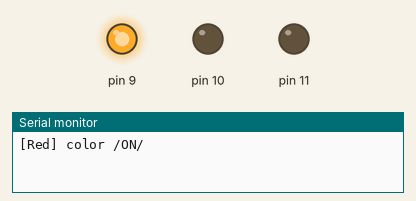
Simulated run of this sketch. Board: Arduino Uno, built with avr-gcc and run on an emulated ATmega328P. Shown: output pins drawn as LEDs (lit = HIGH), the last lines printed to the serial monitor.

Above: at 1.0 s.
At 5.0 s:
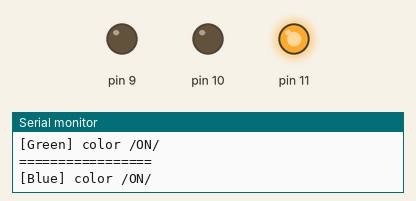
At 7.0 s:
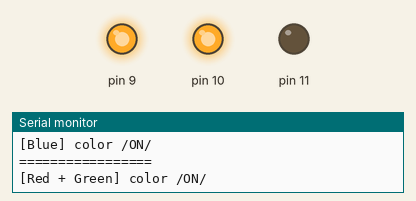
At 9.0 s:
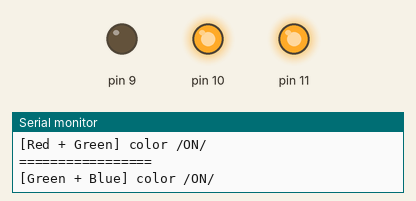
At 13.0 s:
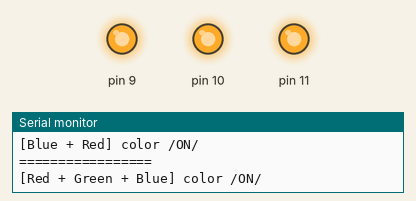
At 17.0 s:
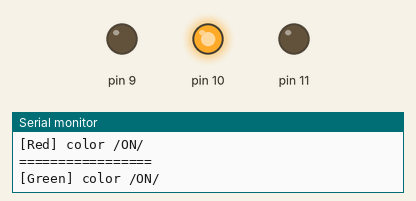
Timing chart, 0 to 18.2 s (numbered marks = the images above):
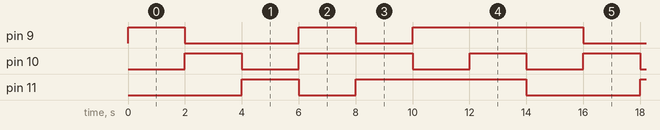

The sketch:

ex18_RGB_LED_output_print.ino
```cpp
#include <PWMLed.h>

PWMLed red(9);
PWMLed green(10);
PWMLed blue(11);

void led_off(int d_time = 2000);
void setup() {
  // put your setup code here, to run once:
  Serial.begin(115200);
}

void loop() {
  // put your main code here, to run repeatedly:
  one_color();
  two_color();
  three_color();

}

void one_color() {
  //R on
  Serial.println("[Red] color /ON/");
  red.on();
  led_off();

  //G on
  Serial.println("[Green] color /ON/");
  green.on();
  led_off();

  //B on
  Serial.println("[Blue] color /ON/");
  blue.on();
  led_off();
}

void two_color() {
  //두개씩 ON
  //RG, GB, BR ON
  //RG ON
  Serial.println("[Red + Green] color /ON/");
  red.on();
  green.on();
  led_off();

  //GB on
  Serial.println("[Green + Blue] color /ON/");
  green.on();
  blue.on();
  led_off();

  //BR on
  Serial.println("[Blue + Red] color /ON/");
  blue.on();
  red.on();
  led_off();
}

void three_color() {
  //전체 ON
  Serial.println("[Red + Green + Blue] color /ON/");
  red.on();
  green.on();
  blue.on();
  led_off();
}

void led_off(int d_time = 2000) {
  delay(d_time);
  //전체 OFF
  red.off();
  green.off();
  blue.off();

  Serial.println("=================");
}
```

Measured:
- by itself, pin 9: repeats every 14.0 s: LOW 4.0 s, HIGH 2.0 s, LOW 2.0 s, HIGH 6.0 s
- by itself, pin 10: repeats every 14.0 s: LOW 2.0 s, HIGH 4.0 s, 2 × (LOW 2.0 s, HIGH 2.0 s)
- by itself, pin 11: repeats every 14.0 s: LOW 2.0 s, HIGH 6.0 s, LOW 4.0 s, HIGH 2.0 s
